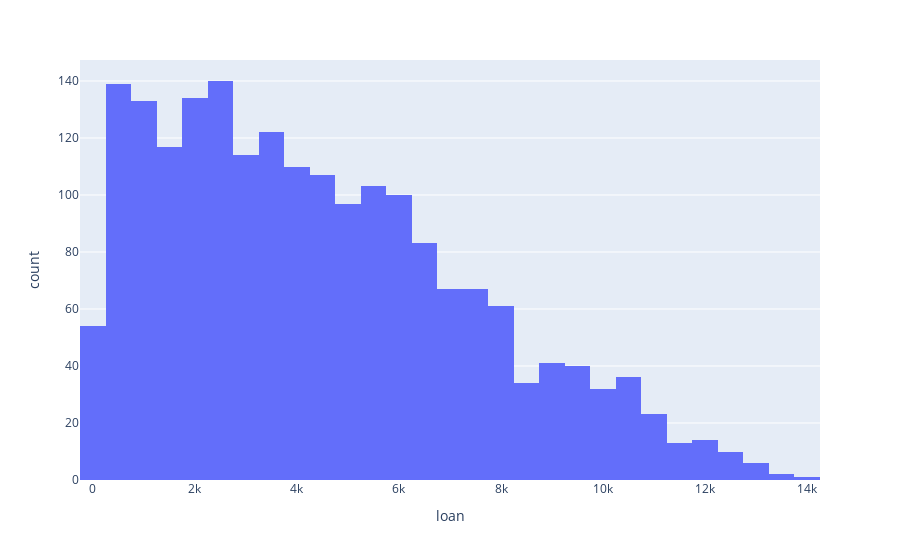

Notebook source saved alongside this figure:
### Code cell
fig = px.histogram(df, x='loan')
fig.show()

### Figure 1 — Plotly figure (JSON) as saved in the notebook; plotly's stock layout.template omitted (floating-point values rounded to 4 significant figures; data arrays with more than 128 entries replaced by an {"elided": "..."} marker saying what was removed)
{"data": [{"alignmentgroup": "True", "bingroup": "x", "hovertemplate": "loan=%{x}<br>count=%{y}<extra></extra>", "legendgroup": "", "marker": {"color": "#636efa", "pattern": {"shape": ""}}, "name": "", "offsetgroup": "", "orientation": "v", "showlegend": false, "type": "histogram", "x": {"elided": "2000 float values"}, "xaxis": "x", "yaxis": "y"}], "layout": {"barmode": "relative", "legend": {"tracegroupgap": 0}, "margin": {"t": 60}, "xaxis": {"anchor": "y", "domain": [0, 1], "title": {"text": "loan"}}, "yaxis": {"anchor": "x", "domain": [0, 1], "title": {"text": "count"}}}}
